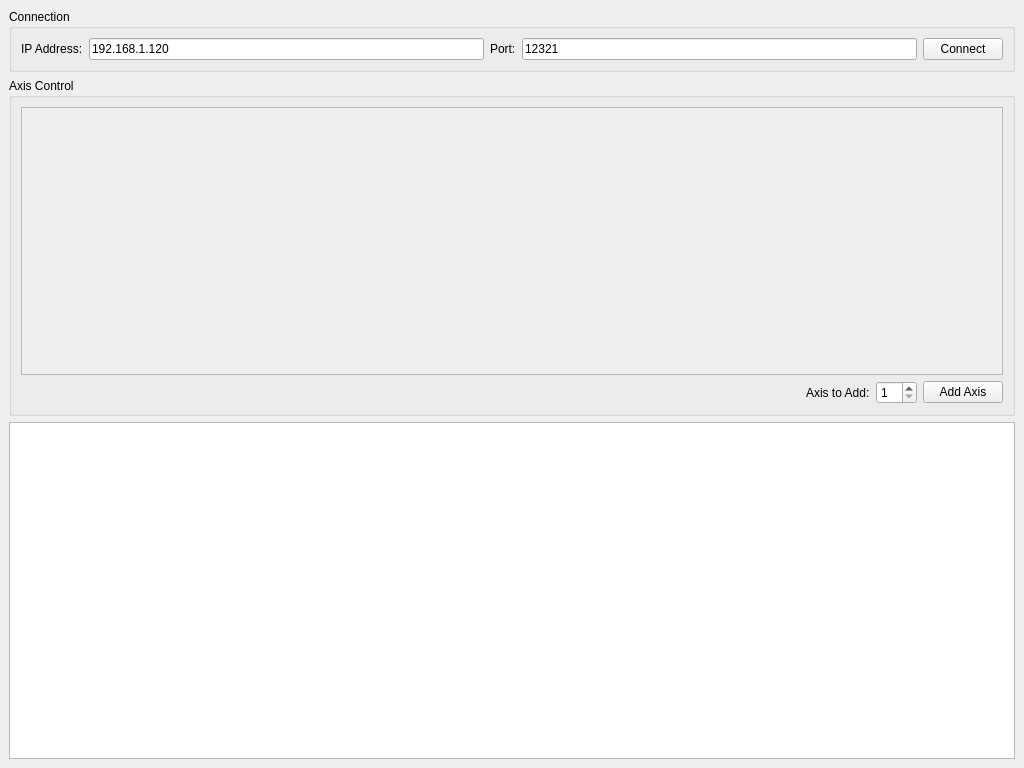
<?xml version="1.0" encoding="UTF-8"?>
<ui version="4.0">
 <class>MainWindow</class>
 <widget class="QMainWindow" name="MainWindow">
  <property name="geometry">
   <rect>
    <x>0</x>
    <y>0</y>
    <width>1024</width>
    <height>768</height>
   </rect>
  </property>
  <property name="windowTitle">
   <string>Qt Kohzu Controller</string>
  </property>
  <widget class="QWidget" name="centralwidget">
   <layout class="QVBoxLayout" name="verticalLayout">
    <item>
     <widget class="QGroupBox" name="connectionGroup">
      <property name="title">
       <string>Connection</string>
      </property>
      <layout class="QHBoxLayout" name="horizontalLayout">
       <item>
        <widget class="QLabel" name="labelIp">
         <property name="text">
          <string>IP Address:</string>
         </property>
        </widget>
       </item>
       <item>
        <widget class="QLineEdit" name="ipAddressEdit">
         <property name="text">
          <string>192.168.1.120</string>
         </property>
        </widget>
       </item>
       <item>
        <widget class="QLabel" name="labelPort">
         <property name="text">
          <string>Port:</string>
         </property>
        </widget>
       </item>
       <item>
        <widget class="QLineEdit" name="portEdit">
         <property name="text">
          <string>12321</string>
         </property>
        </widget>
       </item>
       <item>
        <widget class="QPushButton" name="connectButton">
         <property name="text">
          <string>Connect</string>
         </property>
        </widget>
       </item>
      </layout>
     </widget>
    </item>
    <item>
     <widget class="QGroupBox" name="controlGroup">
      <property name="title">
       <string>Axis Control</string>
      </property>
      <layout class="QVBoxLayout" name="verticalLayout_2">
       <item>
        <widget class="QScrollArea" name="scrollArea">
         <property name="widgetResizable">
          <bool>true</bool>
         </property>
         <widget class="QWidget" name="scrollAreaWidgetContents">
          <layout class="QVBoxLayout" name="axisLayout"/>
         </widget>
        </widget>
       </item>
       <item>
        <layout class="QHBoxLayout" name="addAxisLayout">
         <item>
          <spacer name="horizontalSpacer">
           <property name="orientation">
            <enum>Qt::Horizontal</enum>
           </property>
           <property name="sizeHint" stdset="0">
            <size>
             <width>40</width>
             <height>20</height>
            </size>
           </property>
          </spacer>
         </item>
         <item>
          <widget class="QLabel" name="label_3">
           <property name="text">
            <string>Axis to Add:</string>
           </property>
          </widget>
         </item>
         <item>
          <widget class="QSpinBox" name="addAxisSpinBox">
           <property name="minimum">
            <number>1</number>
           </property>
          </widget>
         </item>
         <item>
          <widget class="QPushButton" name="addAxisButton">
           <property name="text">
            <string>Add Axis</string>
           </property>
          </widget>
         </item>
        </layout>
       </item>
      </layout>
     </widget>
    </item>
    <item>
     <widget class="QTextEdit" name="logTextEdit">
      <property name="readOnly">
       <bool>true</bool>
      </property>
     </widget>
    </item>
   </layout>
  </widget>
 </widget>
 <resources/>
 <connections/>
</ui>
